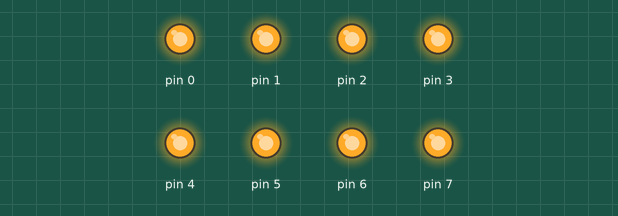
This sketch was run on a simulated Arduino Uno, built with avr-gcc and run on an emulated ATmega328P. Parts: output pins drawn as LEDs (lit = HIGH).

Above: at 0.2 s.
At 1.7 s:
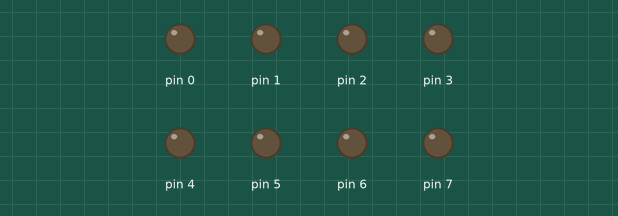
Timing chart, 0 to 3.0 s (numbered marks = the images above):
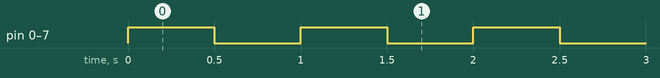

The sketch:

Exercise1.ino
```cpp
#define BLINK_ALL 0xFF;
#define SEGMENTS_OFF 0x00;

void setup() {
  DDRD = 0xFF; //PORT D is set as output
}

void loop() {
  PORTD = BLINK_ALL;
  delay(500);
  PORTD = SEGMENTS_OFF;
  delay(500);
}
```

Measured:
- by itself, pin 0–7: alternates HIGH for 0.50 s and LOW for 0.50 s
